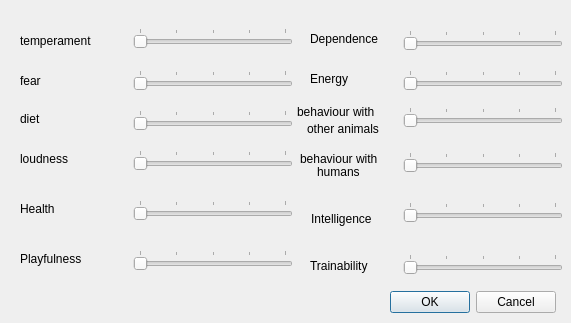
<?xml version="1.0" encoding="UTF-8"?>
<ui version="4.0">
 <class>addNonPhysical</class>
 <widget class="QDialog" name="addNonPhysical">
  <property name="geometry">
   <rect>
    <x>0</x>
    <y>0</y>
    <width>571</width>
    <height>323</height>
   </rect>
  </property>
  <property name="windowTitle">
   <string>Animal Non-Physical Attributes</string>
  </property>
  <widget class="QDialogButtonBox" name="buttonBox_2">
   <property name="geometry">
    <rect>
     <x>390</x>
     <y>290</y>
     <width>166</width>
     <height>25</height>
    </rect>
   </property>
   <property name="standardButtons">
    <set>QDialogButtonBox::Cancel|QDialogButtonBox::Ok</set>
   </property>
  </widget>
  <widget class="QLabel" name="label">
   <property name="geometry">
    <rect>
     <x>20</x>
     <y>20</y>
     <width>121</width>
     <height>41</height>
    </rect>
   </property>
   <property name="text">
    <string>temperament</string>
   </property>
  </widget>
  <widget class="QLabel" name="label_2">
   <property name="geometry">
    <rect>
     <x>20</x>
     <y>60</y>
     <width>41</width>
     <height>41</height>
    </rect>
   </property>
   <property name="text">
    <string>fear</string>
   </property>
  </widget>
  <widget class="QLabel" name="label_3">
   <property name="geometry">
    <rect>
     <x>20</x>
     <y>110</y>
     <width>101</width>
     <height>17</height>
    </rect>
   </property>
   <property name="text">
    <string>diet</string>
   </property>
  </widget>
  <widget class="QLabel" name="label_4">
   <property name="geometry">
    <rect>
     <x>310</x>
     <y>30</y>
     <width>91</width>
     <height>17</height>
    </rect>
   </property>
   <property name="text">
    <string>Dependence</string>
   </property>
  </widget>
  <widget class="QLabel" name="label_5">
   <property name="geometry">
    <rect>
     <x>310</x>
     <y>70</y>
     <width>91</width>
     <height>17</height>
    </rect>
   </property>
   <property name="text">
    <string>Energy</string>
   </property>
  </widget>
  <widget class="QLabel" name="label_6">
   <property name="geometry">
    <rect>
     <x>311</x>
     <y>210</y>
     <width>91</width>
     <height>17</height>
    </rect>
   </property>
   <property name="text">
    <string>Intelligence</string>
   </property>
  </widget>
  <widget class="QLabel" name="label_7">
   <property name="geometry">
    <rect>
     <x>20</x>
     <y>150</y>
     <width>91</width>
     <height>17</height>
    </rect>
   </property>
   <property name="text">
    <string>loudness</string>
   </property>
  </widget>
  <widget class="QLabel" name="label_8">
   <property name="geometry">
    <rect>
     <x>20</x>
     <y>200</y>
     <width>91</width>
     <height>17</height>
    </rect>
   </property>
   <property name="text">
    <string>Health</string>
   </property>
  </widget>
  <widget class="QLabel" name="label_9">
   <property name="geometry">
    <rect>
     <x>310</x>
     <y>240</y>
     <width>91</width>
     <height>51</height>
    </rect>
   </property>
   <property name="text">
    <string>Trainability</string>
   </property>
  </widget>
  <widget class="QLabel" name="label_10">
   <property name="geometry">
    <rect>
     <x>20</x>
     <y>250</y>
     <width>91</width>
     <height>17</height>
    </rect>
   </property>
   <property name="text">
    <string>Playfulness</string>
   </property>
  </widget>
  <widget class="QSlider" name="horizontalSlider">
   <property name="geometry">
    <rect>
     <x>133</x>
     <y>28</y>
     <width>160</width>
     <height>20</height>
    </rect>
   </property>
   <property name="minimum">
    <number>1</number>
   </property>
   <property name="maximum">
    <number>5</number>
   </property>
   <property name="value">
    <number>1</number>
   </property>
   <property name="orientation">
    <enum>Qt::Horizontal</enum>
   </property>
   <property name="tickPosition">
    <enum>QSlider::TicksAbove</enum>
   </property>
   <property name="tickInterval">
    <number>1</number>
   </property>
  </widget>
  <widget class="QSlider" name="horizontalSlider_2">
   <property name="geometry">
    <rect>
     <x>133</x>
     <y>70</y>
     <width>160</width>
     <height>20</height>
    </rect>
   </property>
   <property name="minimum">
    <number>1</number>
   </property>
   <property name="maximum">
    <number>5</number>
   </property>
   <property name="value">
    <number>1</number>
   </property>
   <property name="orientation">
    <enum>Qt::Horizontal</enum>
   </property>
   <property name="tickPosition">
    <enum>QSlider::TicksAbove</enum>
   </property>
   <property name="tickInterval">
    <number>1</number>
   </property>
  </widget>
  <widget class="QSlider" name="horizontalSlider_3">
   <property name="geometry">
    <rect>
     <x>133</x>
     <y>110</y>
     <width>160</width>
     <height>20</height>
    </rect>
   </property>
   <property name="minimum">
    <number>1</number>
   </property>
   <property name="maximum">
    <number>5</number>
   </property>
   <property name="value">
    <number>1</number>
   </property>
   <property name="orientation">
    <enum>Qt::Horizontal</enum>
   </property>
   <property name="tickPosition">
    <enum>QSlider::TicksAbove</enum>
   </property>
   <property name="tickInterval">
    <number>1</number>
   </property>
  </widget>
  <widget class="QSlider" name="horizontalSlider_4">
   <property name="geometry">
    <rect>
     <x>133</x>
     <y>150</y>
     <width>160</width>
     <height>20</height>
    </rect>
   </property>
   <property name="minimum">
    <number>1</number>
   </property>
   <property name="maximum">
    <number>5</number>
   </property>
   <property name="value">
    <number>1</number>
   </property>
   <property name="orientation">
    <enum>Qt::Horizontal</enum>
   </property>
   <property name="tickPosition">
    <enum>QSlider::TicksAbove</enum>
   </property>
   <property name="tickInterval">
    <number>1</number>
   </property>
  </widget>
  <widget class="QSlider" name="horizontalSlider_5">
   <property name="geometry">
    <rect>
     <x>133</x>
     <y>200</y>
     <width>160</width>
     <height>20</height>
    </rect>
   </property>
   <property name="minimum">
    <number>1</number>
   </property>
   <property name="maximum">
    <number>5</number>
   </property>
   <property name="value">
    <number>1</number>
   </property>
   <property name="orientation">
    <enum>Qt::Horizontal</enum>
   </property>
   <property name="tickPosition">
    <enum>QSlider::TicksAbove</enum>
   </property>
   <property name="tickInterval">
    <number>1</number>
   </property>
  </widget>
  <widget class="QSlider" name="horizontalSlider_6">
   <property name="geometry">
    <rect>
     <x>133</x>
     <y>250</y>
     <width>160</width>
     <height>20</height>
    </rect>
   </property>
   <property name="minimum">
    <number>1</number>
   </property>
   <property name="maximum">
    <number>5</number>
   </property>
   <property name="value">
    <number>1</number>
   </property>
   <property name="orientation">
    <enum>Qt::Horizontal</enum>
   </property>
   <property name="tickPosition">
    <enum>QSlider::TicksAbove</enum>
   </property>
   <property name="tickInterval">
    <number>1</number>
   </property>
  </widget>
  <widget class="QSlider" name="horizontalSlider_7">
   <property name="geometry">
    <rect>
     <x>403</x>
     <y>152</y>
     <width>160</width>
     <height>20</height>
    </rect>
   </property>
   <property name="minimum">
    <number>1</number>
   </property>
   <property name="maximum">
    <number>5</number>
   </property>
   <property name="value">
    <number>1</number>
   </property>
   <property name="orientation">
    <enum>Qt::Horizontal</enum>
   </property>
   <property name="tickPosition">
    <enum>QSlider::TicksAbove</enum>
   </property>
   <property name="tickInterval">
    <number>1</number>
   </property>
  </widget>
  <widget class="QSlider" name="horizontalSlider_8">
   <property name="geometry">
    <rect>
     <x>403</x>
     <y>107</y>
     <width>160</width>
     <height>20</height>
    </rect>
   </property>
   <property name="minimum">
    <number>1</number>
   </property>
   <property name="maximum">
    <number>5</number>
   </property>
   <property name="value">
    <number>1</number>
   </property>
   <property name="orientation">
    <enum>Qt::Horizontal</enum>
   </property>
   <property name="tickPosition">
    <enum>QSlider::TicksAbove</enum>
   </property>
   <property name="tickInterval">
    <number>1</number>
   </property>
  </widget>
  <widget class="QSlider" name="horizontalSlider_9">
   <property name="geometry">
    <rect>
     <x>403</x>
     <y>70</y>
     <width>160</width>
     <height>20</height>
    </rect>
   </property>
   <property name="minimum">
    <number>1</number>
   </property>
   <property name="maximum">
    <number>5</number>
   </property>
   <property name="value">
    <number>1</number>
   </property>
   <property name="orientation">
    <enum>Qt::Horizontal</enum>
   </property>
   <property name="tickPosition">
    <enum>QSlider::TicksAbove</enum>
   </property>
   <property name="tickInterval">
    <number>1</number>
   </property>
  </widget>
  <widget class="QSlider" name="horizontalSlider_10">
   <property name="geometry">
    <rect>
     <x>403</x>
     <y>30</y>
     <width>160</width>
     <height>20</height>
    </rect>
   </property>
   <property name="minimum">
    <number>1</number>
   </property>
   <property name="maximum">
    <number>5</number>
   </property>
   <property name="value">
    <number>1</number>
   </property>
   <property name="orientation">
    <enum>Qt::Horizontal</enum>
   </property>
   <property name="tickPosition">
    <enum>QSlider::TicksAbove</enum>
   </property>
   <property name="tickInterval">
    <number>1</number>
   </property>
  </widget>
  <widget class="QLabel" name="label_11">
   <property name="geometry">
    <rect>
     <x>307</x>
     <y>103</y>
     <width>91</width>
     <height>51</height>
    </rect>
   </property>
   <property name="text">
    <string>other animals</string>
   </property>
  </widget>
  <widget class="QLabel" name="label_12">
   <property name="geometry">
    <rect>
     <x>317</x>
     <y>146</y>
     <width>71</width>
     <height>51</height>
    </rect>
   </property>
   <property name="text">
    <string>humans</string>
   </property>
  </widget>
  <widget class="QSlider" name="horizontalSlider_11">
   <property name="geometry">
    <rect>
     <x>403</x>
     <y>254</y>
     <width>160</width>
     <height>20</height>
    </rect>
   </property>
   <property name="minimum">
    <number>1</number>
   </property>
   <property name="maximum">
    <number>5</number>
   </property>
   <property name="value">
    <number>1</number>
   </property>
   <property name="orientation">
    <enum>Qt::Horizontal</enum>
   </property>
   <property name="tickPosition">
    <enum>QSlider::TicksAbove</enum>
   </property>
   <property name="tickInterval">
    <number>1</number>
   </property>
  </widget>
  <widget class="QSlider" name="horizontalSlider_12">
   <property name="geometry">
    <rect>
     <x>403</x>
     <y>202</y>
     <width>160</width>
     <height>20</height>
    </rect>
   </property>
   <property name="minimum">
    <number>1</number>
   </property>
   <property name="maximum">
    <number>5</number>
   </property>
   <property name="value">
    <number>1</number>
   </property>
   <property name="orientation">
    <enum>Qt::Horizontal</enum>
   </property>
   <property name="tickPosition">
    <enum>QSlider::TicksAbove</enum>
   </property>
   <property name="tickInterval">
    <number>1</number>
   </property>
  </widget>
  <widget class="QLabel" name="label_13">
   <property name="geometry">
    <rect>
     <x>297</x>
     <y>103</y>
     <width>101</width>
     <height>17</height>
    </rect>
   </property>
   <property name="text">
    <string>behaviour with</string>
   </property>
  </widget>
  <widget class="QLabel" name="label_14">
   <property name="geometry">
    <rect>
     <x>300</x>
     <y>150</y>
     <width>101</width>
     <height>17</height>
    </rect>
   </property>
   <property name="text">
    <string>behaviour with</string>
   </property>
  </widget>
 </widget>
 <resources/>
 <connections/>
</ui>
